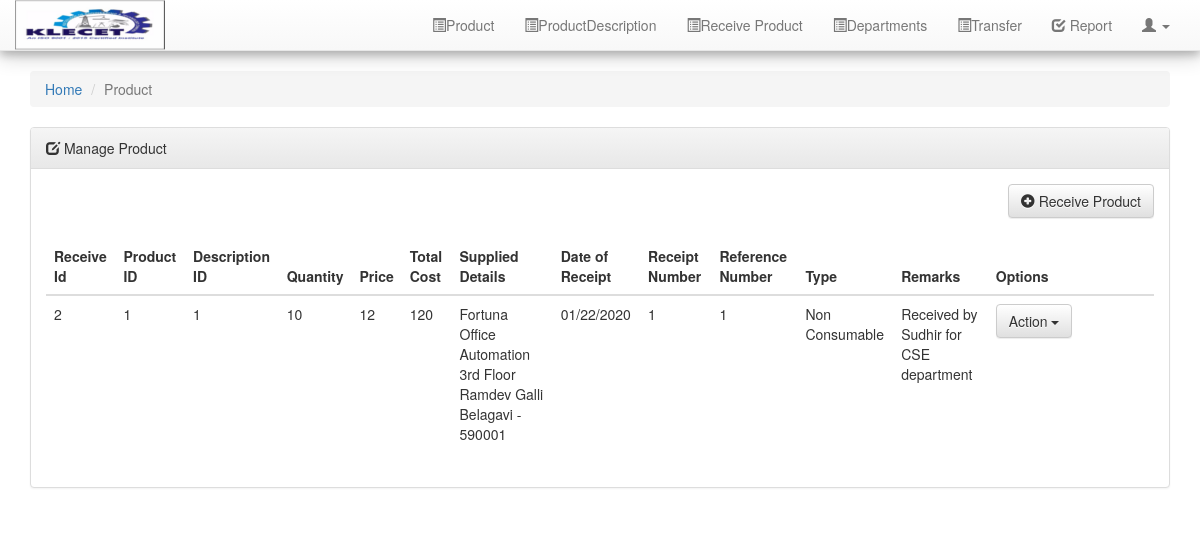
The page /ReceiveProduct.php (signed in) on the database its author committed.
### tables this page shows
CREATE TABLE `receivedProducts` (
  `receiveId` int(11) NOT NULL,
  `productid` int(11) NOT NULL,
  `productDescription` varchar(250) NOT NULL,
  `quantity` varchar(100) NOT NULL,
  `rate` varchar(100) NOT NULL,
  `cost` varchar(100) NOT NULL,
  `SupplierDetails` varchar(250) NOT NULL,
  `dateofreceipt` varchar(100) NOT NULL,
  `receiptnumber` varchar(100) NOT NULL,
  `referencenumber` varchar(100) NOT NULL,
  `type` varchar(100) NOT NULL,
  `remarks` varchar(100) NOT NULL
);

### ReceiveProduct.php (the view, shortened to what this page needs)
<?php require_once 'includes/header.php'; ?>
<div class="row">
	<div class="col-md-12">
		<ol class="breadcrumb">
		  <li><a href="dashboard.php">Home</a></li>
		  <li class="active">Product</li>
		</ol>
		<div class="panel panel-default">
			<div class="panel-heading">
				<div class="page-heading"> <i class="glyphicon glyphicon-edit"></i> Manage Product</div>
			</div>
			<div class="panel-body">
				<div class="div-action pull pull-right" style="padding-bottom:20px;">
					<button class="btn btn-default button1" data-toggle="modal" id="addProductModalBtn" data-target="#addProductModal"> <i class="glyphicon glyphicon-plus-sign"></i> Receive Product </button>
				</div>
				<table class="table" id="manageBrandTable">
				<thead>
						<tr>
							<th>Receive Id</th>
							<th>Product ID</th>
							<th>Description ID</th>
							<th>Quantity</th>
							<th>Price</th>
							<th>Total Cost</th>
							<th>Supplied Details</th>
							<th>Date of Receipt</th>
							<th>Receipt Number</th>
							<th>Reference Number</th>
							<th>Type</th>
							<th>Remarks</th>
							<th style="width:15%;">Options</th>
						</tr>
				</thead>
				<?php
				$sql = "SELECT * FROM `receivedProducts`";
				$result = $connect->query($sql);
				if($result->num_rows > 0) {
				 while($row = $result->fetch_array()) {
					 ?>
					 <tr>
					 <td ><?php echo $row['receiveId']?></td>
					 <td id="<?php echo $row['productid']?>"><?php echo $row['productid']?></td>
					 <td><?php echo $row['productDescription']?></td>
					 <td><?php echo $row['quantity']?></td>
					 <td><?php echo $row['rate']?></td>
					 <td><?php echo $row['cost']?></td>
					 <td><?php echo $row['SupplierDetails']?></td>
					 <td><?php echo $row['dateofreceipt']?></td>
					 <td><?php echo $row['receiptnumber']?></td>
					 <td><?php echo $row['referencenumber']?></td>
					 <td><?php echo $row['type']?></td>
					 <td><?php echo $row['remarks']?></td>
					 <td>
					 <div class="btn-group">
					 <button type="button" class="btn btn-default dropdown-toggle" data-toggle="dropdown" aria-haspopup="true" aria-expanded="false">
						Action <span class="caret"></span>
					  </button>
					</div></td>
					 </tr>
				<?php }
				}
				?>
				</table>
			</div>
		</div>
	</div>
</div>
<?php require_once 'includes/footer.php'; ?>

### rows shown on the page
receivedproducts: receiveId "2", productid "1", productDescription "1", quantity "10", rate "12", cost "120", SupplierDetails "Fortuna Office Automation 3rd Floor Ramdev Galli Belagavi - 590001", dateofreceipt "01/22/2020", receiptnumber "1", referencenumber "1", type "Non Consumable", remarks "Received by Sudhir for CSE department"
